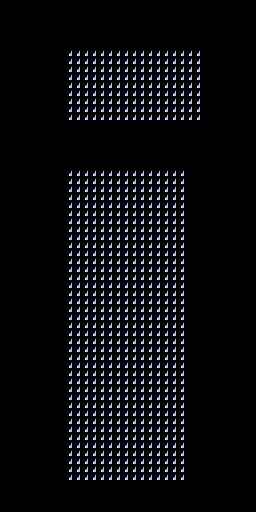

This is a level from a 2D game, rendered from its Tiled map with the project's own tilesets. A one-line summary and the map file follow, with tile-layer data summarised:
An orthogonal 32x64 tile map with 8x8 px tiles, 1 tile layer (タイルレイヤー1), 2 tilesets.

<map version="1.10" tiledversion="1.11.2" orientation="orthogonal" renderorder="right-down" width="32" height="64" tilewidth="8" tileheight="8" infinite="0" nextlayerid="4" nextobjectid="1">
 <tileset firstgid="1" name="img01" tilewidth="8" tileheight="8" tilecount="1024" columns="32">
  <image source="img01.png" trans="000000" width="256" height="256" />
 </tileset>
 <tileset firstgid="1025" name="img00" tilewidth="8" tileheight="8" tilecount="1024" columns="32">
  <image source="img00.png" trans="000000" width="256" height="256" />
 </tileset>
 <layer id="1" name="タイルレイヤー1" width="32" height="64" parallaxy="0.5">
  <data>[2048 cells, 2048 non-empty, 2 distinct tile ids]</data>
 </layer>
</map>